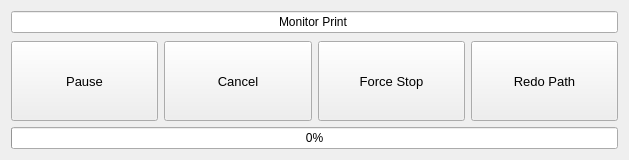
<?xml version="1.0" encoding="UTF-8"?>
<ui version="4.0">
 <class>printbar</class>
 <widget class="QWidget" name="printbar">
  <property name="geometry">
   <rect>
    <x>0</x>
    <y>0</y>
    <width>629</width>
    <height>160</height>
   </rect>
  </property>
  <property name="windowTitle">
   <string>Form</string>
  </property>
  <layout class="QVBoxLayout" name="verticalLayout">
   <item>
    <widget class="QLineEdit" name="messageEdit">
     <property name="text">
      <string>Monitor Print</string>
     </property>
     <property name="alignment">
      <set>Qt::AlignCenter</set>
     </property>
     <property name="readOnly">
      <bool>true</bool>
     </property>
    </widget>
   </item>
   <item>
    <spacer name="verticalSpacer">
     <property name="orientation">
      <enum>Qt::Vertical</enum>
     </property>
     <property name="sizeHint" stdset="0">
      <size>
       <width>20</width>
       <height>40</height>
      </size>
     </property>
    </spacer>
   </item>
   <item>
    <layout class="QHBoxLayout" name="horizontalLayout">
     <item>
      <widget class="QPushButton" name="pauseButton">
       <property name="sizePolicy">
        <sizepolicy hsizetype="MinimumExpanding" vsizetype="MinimumExpanding">
         <horstretch>0</horstretch>
         <verstretch>0</verstretch>
        </sizepolicy>
       </property>
       <property name="minimumSize">
        <size>
         <width>140</width>
         <height>80</height>
        </size>
       </property>
       <property name="font">
        <font>
         <pointsize>10</pointsize>
         <weight>50</weight>
         <bold>false</bold>
        </font>
       </property>
       <property name="text">
        <string>Pause</string>
       </property>
      </widget>
     </item>
     <item>
      <widget class="QPushButton" name="cancelButton">
       <property name="sizePolicy">
        <sizepolicy hsizetype="MinimumExpanding" vsizetype="MinimumExpanding">
         <horstretch>0</horstretch>
         <verstretch>0</verstretch>
        </sizepolicy>
       </property>
       <property name="minimumSize">
        <size>
         <width>140</width>
         <height>80</height>
        </size>
       </property>
       <property name="font">
        <font>
         <pointsize>10</pointsize>
         <weight>50</weight>
         <bold>false</bold>
        </font>
       </property>
       <property name="text">
        <string>Cancel</string>
       </property>
      </widget>
     </item>
     <item>
      <widget class="QPushButton" name="stopButton">
       <property name="sizePolicy">
        <sizepolicy hsizetype="MinimumExpanding" vsizetype="MinimumExpanding">
         <horstretch>0</horstretch>
         <verstretch>0</verstretch>
        </sizepolicy>
       </property>
       <property name="minimumSize">
        <size>
         <width>140</width>
         <height>80</height>
        </size>
       </property>
       <property name="font">
        <font>
         <pointsize>10</pointsize>
         <weight>50</weight>
         <bold>false</bold>
        </font>
       </property>
       <property name="text">
        <string>Force Stop</string>
       </property>
      </widget>
     </item>
     <item>
      <widget class="QPushButton" name="redoButton">
       <property name="sizePolicy">
        <sizepolicy hsizetype="MinimumExpanding" vsizetype="MinimumExpanding">
         <horstretch>0</horstretch>
         <verstretch>0</verstretch>
        </sizepolicy>
       </property>
       <property name="minimumSize">
        <size>
         <width>140</width>
         <height>80</height>
        </size>
       </property>
       <property name="font">
        <font>
         <pointsize>10</pointsize>
         <weight>50</weight>
         <bold>false</bold>
        </font>
       </property>
       <property name="text">
        <string>Redo Path</string>
       </property>
      </widget>
     </item>
    </layout>
   </item>
   <item>
    <widget class="QProgressBar" name="progressBar">
     <property name="value">
      <number>0</number>
     </property>
    </widget>
   </item>
  </layout>
 </widget>
 <resources/>
 <connections/>
</ui>
